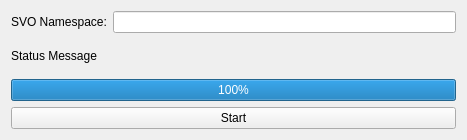
<?xml version="1.0" encoding="UTF-8"?>
<ui version="4.0">
 <class>SvoWidget</class>
 <widget class="QWidget" name="SvoWidget">
  <property name="geometry">
   <rect>
    <x>0</x>
    <y>0</y>
    <width>467</width>
    <height>140</height>
   </rect>
  </property>
  <property name="windowTitle">
   <string>SVO</string>
  </property>
  <layout class="QVBoxLayout" name="verticalLayout" stretch="0,0,0,0">
   <item>
    <layout class="QHBoxLayout" name="horizontalLayout">
     <item>
      <widget class="QLabel" name="label">
       <property name="text">
        <string>SVO Namespace:</string>
       </property>
      </widget>
     </item>
     <item>
      <widget class="QLineEdit" name="topic_line_edit">
       <property name="toolTip">
        <string>Topic to send Twist message to</string>
       </property>
       <property name="text">
        <string/>
       </property>
      </widget>
     </item>
    </layout>
   </item>
   <item>
    <layout class="QHBoxLayout" name="horizontalLayout_4" stretch="0">
     <item>
      <widget class="QLabel" name="svo_info_label">
       <property name="toolTip">
        <string>Current angular velocity</string>
       </property>
       <property name="text">
        <string>Status Message</string>
       </property>
      </widget>
     </item>
    </layout>
   </item>
   <item>
    <layout class="QHBoxLayout" name="horizontalLayout_2">
     <item>
      <widget class="QProgressBar" name="num_tracked_bar">
       <property name="maximum">
        <number>100</number>
       </property>
       <property name="value">
        <number>100</number>
       </property>
       <property name="format">
        <string>%p%</string>
       </property>
      </widget>
     </item>
    </layout>
   </item>
   <item>
    <layout class="QHBoxLayout" name="horizontalLayout_1">
     <item>
      <widget class="QPushButton" name="button_start">
       <property name="text">
        <string>Start</string>
       </property>
      </widget>
     </item>
    </layout>
   </item>
  </layout>
 </widget>
 <resources/>
 <connections/>
</ui>
